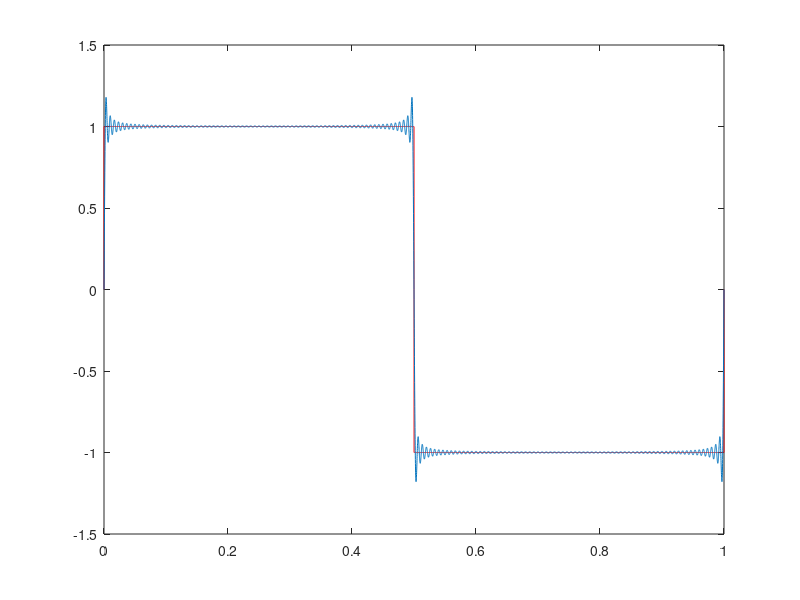

Write the MATLAB code that produced this figure.
clear all ; close all; clc
A=1; T=1; 

t = 0:1e-4:T;

n=150;
sf=0;

f= A.*(t>0 & t <=T/2) - A.*(t>T/2 & t<1);
plot(t, f, 'r'), hold 'on'

for k=-n:n
  if k == 0
    continue
  endif
  cn = (A/(i*pi*k))*(1-e.^(-i*pi*k));
  sf = sf + cn*(e.^(i*2*pi*k*t/T));
end

plot(t,sf)